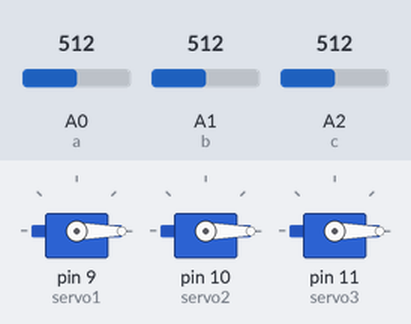
The sketch below on a simulated Arduino Uno, built with avr-gcc and run on an emulated ATmega328P. On the bench: 3 × servo. Inputs (shaded band) come from the test bench; at power-on: A0 (a) = 512, A1 (b) = 512, A2 (c) = 512.

Above: at 1.2 s.
1.3 s: A0 (a) set to 30
At 2.8 s:
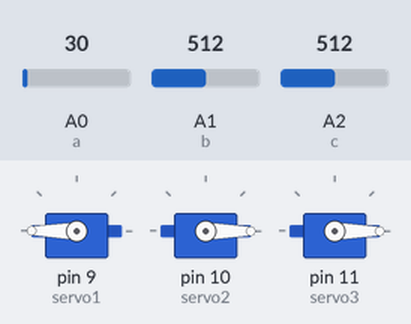
3.1 s: A1 (b) set to 43
4.6 s: A1 (b) set to 34
At 5.2 s:
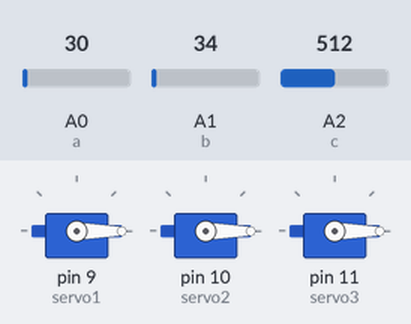
7.6 s: A2 (c) set to 211
10.6 s: A2 (c) set to 192
At 11.4 s:
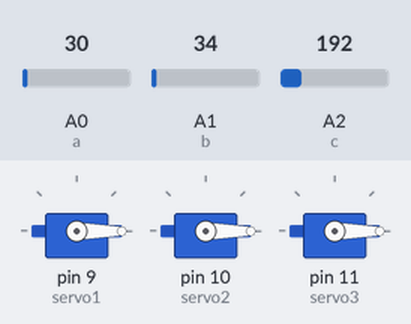
13.6 s: A0 (a) set to 36
15.1 s: A0 (a) set to 44
At 16.1 s:
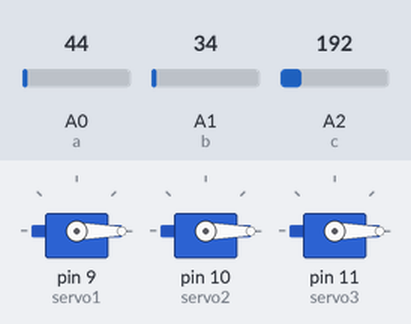
Timing chart, 0 to 17.6 s (numbered marks = the images above; inputs shaded):
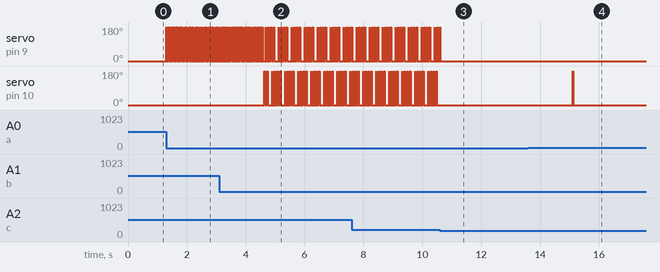

Measured:
- the behaviour switches between 40 and 39 on A1 (b) (found by bisection; images 1 and 2)
- after the input at 1.3 s, servo on pin 9 (servo1): alternates 180° for 0.02 s and 0° for 0.02 s, starting at once
- after the input at 4.6 s, servo on pin 10 (servo2): 0° → 180° at once, then repeats every 0.44 s: 0° 0.07 s, 180° 0.02 s, 0° 0.15 s, 180° 0.01 s, 0° 0.08 s, 180° 0.02 s, 0° 0.07 s, 180° 0.02 s
- after the input at 10.6 s, servo on pin 9 (servo1): goes on until 10.6 s, then stays 0°; servo on pin 10 (servo2): stops changing and stays 0°
- after the input at 13.6 s, every drawn part: stays the same
- after the input at 15.1 s, servo on pin 10 (servo2): 0° → 180° at once, → 0° 0.02 s later

The sketch:

Animatronic_Hand.ino
```cpp
#include <Servo.h>

Servo servo1;
Servo servo2;
Servo servo3;

int a =A0,b=A1,c=A2;
int val1=0,val2=0,val3=0;

void setup() {
  servo1.attach(9);// servo1 vriable is attached to pin no 9
  servo2.attach(10);
  servo3.attach(11);

  servo1.write(0);//angle of servo1 is set to 0
  servo2.write(0);
  servo3.write(0);

  Serial.begin(9600);// setting the baud rate for serial comm at 9600 bits/s

}

void loop() {
  val1=analogRead(a);
  val2=analogRead(b);
  val3=analogRead(c);

  if(val1<40){
    servo1.write(180);
    delay(3);
  }

  if(val1<200){
    servo1.write(0);
    delay(3);
  }

  if(val2<40){
    servo2.write(180);
    delay(3);
  }

  if(val2<200){
    servo2.write(0);
    delay(3);
  }

  if(val3<40){
    servo3.write(180);
    delay(3);
  }

  if(val3<200){
    servo3.write(0);
    delay(3);
  }

}
```
